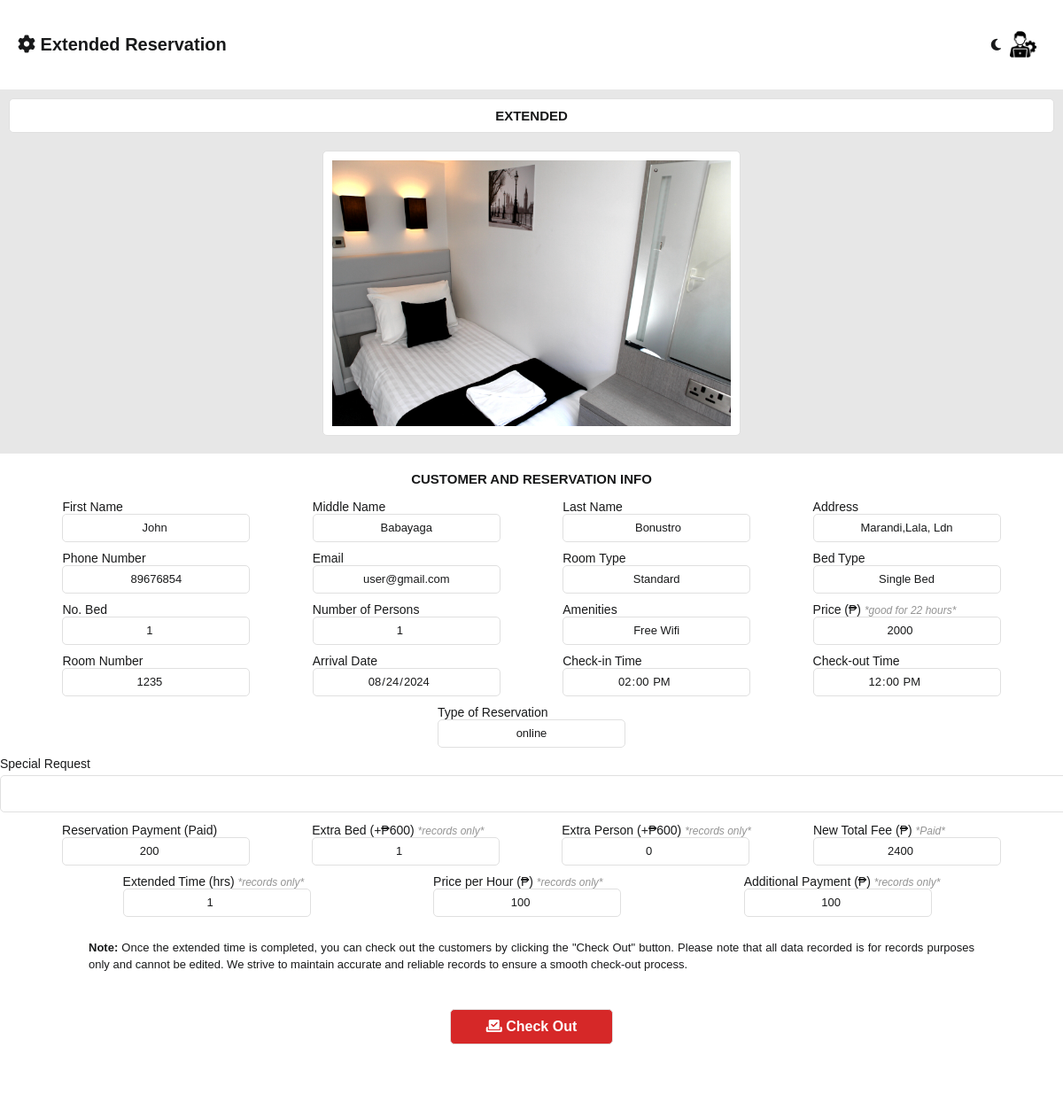
The page /admin/room_extended.php?manage_id=77 (signed in) on the database its author committed.
### tables this page shows
CREATE TABLE `reserve_room_tbl` (
  `reserve_id` int(11) NOT NULL,
  `user_id` bigint(255) NOT NULL,
  `status` varchar(255) NOT NULL,
  `reservation_type` varchar(255) NOT NULL,
  `fname` varchar(255) NOT NULL,
  `mname` varchar(255) NOT NULL,
  `lname` varchar(255) NOT NULL,
  `address` varchar(255) NOT NULL,
  `phone_number` bigint(255) NOT NULL,
  `email` varchar(255) NOT NULL,
  `date_of_arrival` text NOT NULL,
  `time_of_arrival` time NOT NULL,
  `room_number` bigint(255) NOT NULL,
  `room_type` varchar(255) NOT NULL,
  `bed_type` varchar(255) NOT NULL,
  `bed_quantity` int(50) NOT NULL,
  `number_of_person` int(255) NOT NULL,
  `amenities` varchar(255) NOT NULL,
  `price` bigint(255) NOT NULL,
  `special_request` varchar(255) NOT NULL,
  `photo` varchar(255) NOT NULL,
  `reservation_fee` bigint(255) NOT NULL,
  `extra_bed` int(255) NOT NULL,
  `extra_person` int(255) NOT NULL,
  `total_fee` bigint(255) NOT NULL,
  `extend_time` int(255) NOT NULL,
  `extend_price` bigint(255) NOT NULL,
  `additional_payment` bigint(255) NOT NULL,
  `time_out` time NOT NULL,
  `rejection_reason` text NOT NULL
);

### admin/room_extended.php (the view, shortened to what this page needs)
<?php
include('db_connect.php');
if (isset($_GET['manage_id'])) {
    $manage_id = $_GET['manage_id'];
    $manage_query = "SELECT * FROM reserve_room_tbl WHERE reserve_id = $manage_id";
    $manage_result = mysqli_query($con, $manage_query);
    $manage_data = mysqli_fetch_assoc($manage_result);
}
?>
<!DOCTYPE html>
<html lang="en">
<head>
    <?php
    include 'assets.php'
        ?>
    <link rel="stylesheet" type="text/css" href="css/main.css?v=<?php echo time(); ?>">
    <link rel="stylesheet" type="text/css" href="css/sidenav2.css?v=<?php echo time(); ?>">
    <link rel="stylesheet" type="text/css" href="css/allReservationRoomAndCottage.css?v=<?php echo time(); ?>">
</head>
<body>
    <main>
        <section class="middle-container">
            <div class="header-container">
                <div class="title-head">
                    <label for=""><i class="fa-solid fa-gear"></i> Extended Reservation</label>
                </div>
                <div class="title-head-right">
                    <div class="switch-mode">
                        <i class="fa-regular fa-moon" id="icon"></i>
                    </div>
                    <img src="../system_images/administrator.png" alt="" id="logoImg">
                </div>
            </div>
            <div class="center-container">
                <div class="container">
                    <div class="header-label">
                        <label for="">EXTENDED</label>
                    </div>
                    <form method="post" action="" class="form-container">
                        <div class="info-container">
                            <div class="image-container">
                                <img name="photo" src="<?php echo $manage_data['photo']; ?>" alt="">
                            </div>
                            <div class="header-label2">
                                <label>CUSTOMER AND RESERVATION INFO</label>
                            </div>
                            <div>
                                <div class="line">
                                    <div>
                                        <label>First Name</label><br>
                                        <input name="first_name" value="<?php echo $manage_data['fname']; ?>" disabled>
                                    </div>
                                    <div>
                                        <label>Middle Name</label><br>
                                        <input name="middle_name" value="<?php echo $manage_data['mname']; ?>" disabled>
                                    </div>
                                    <div>
                                        <label>Last Name</label><br>
                                        <input name="last_name" value="<?php echo $manage_data['lname']; ?>" disabled>
                                    </div>
                                    <div>
                                        <label>Address</label><br>
                                        <input name="address" value="<?php echo $manage_data['address']; ?>" disabled>
                                    </div>
                                </div>
                                <div class="line">
                                    <div>
                                        <label>Phone Number</label><br>
                                        <input name="phone_number" value="<?php echo $manage_data['phone_number']; ?>"
                                            disabled>
                                    </div>
                                    <div>
                                        <label>Email</label><br>
                                        <input class="notransform" name="email"
                                            value="<?php echo $manage_data['email']; ?>" disabled>
                                    </div>
                                    <div>
                                        <label>Room Type</label><br>
                                        <input name="room_type" value="<?php echo $manage_data['room_type']; ?>"
                                            disabled>
                                    </div>
                                    <div>
                                        <label>Bed Type</label><br>
                                        <input type="text" name="bed_type"
                                            value="<?php echo $manage_data['bed_type']; ?>" disabled>
                                    </div>
                                </div>
                                <div class="line">
                                    <div>
                                        <label>No. Bed</label><br>
                                        <input type="number" name="bed_quantity"
                                            value="<?php echo $manage_data['bed_quantity']; ?>" disabled>
                                    </div>
                                    <div>
                                        <label>Number of Persons</label><br>
                                        <input type="number" name="number_of_person"
                                            value="<?php echo $manage_data['number_of_person']; ?>" disabled>
                                    </div>
                                    <div>
                                        <label>Amenities</label><br>
                                        <input name="amenities" value="<?php echo $manage_data['amenities']; ?>"
                                            disabled>
                                    </div>
                                    <div>
                                        <label>Price (₱) <em id="goodfor">*good for 22 hours*</em></label><br>
                                        <input type="number" name="price" value="<?php echo $manage_data['price']; ?>"
                                            disabled>
                                    </div>
                                </div>
                                <div class="line">
                                    <div>
                                        <label>Room Number</label><br>
                                        <input type="number" class="notransform" name="room_number"
                                            value="<?php echo $manage_data['room_number']; ?>" disabled>
                                    </div>
                                    <div>
                                        <label>Arrival Date</label><br>
                                        <input type="date" class="notransform" name="date_of_arrival"
                                            value="<?php echo $manage_data['date_of_arrival']; ?>" disabled>
                                    </div>
                                    <div>
                                        <label>Check-in Time</label><br>
                                        <input type="time" name="time_of_arrival"
                                            value="<?php echo $manage_data['time_of_arrival']; ?>" disabled>
                                    </div>
                                    <div>
                                        <label>Check-out Time</label><br>
                                        <input type="time" name="time_out"
                                            value="<?php echo $manage_data['time_out']; ?>" disabled>
                                    </div>
                                </div>
                                <div class="line">
                                    <div>
                                        <label>Type of Reservation</label><br>
                                        <input type="text" class="notransform" name="reservation_type"
                                            value="<?php echo $manage_data['reservation_type']; ?>" disabled>
                                    </div>
                                </div>
                                <div class="line">
                                    <div>
                                        <label>Special Request</label><br>
                                        <textarea name="special_request" id=""
                                            disabled><?php echo $manage_data['special_request']; ?></textarea>
                                    </div>
                                </div>
                            </div>
                            <div class="line">
                                <div>
                                    <label>Reservation Payment (Paid)</label><br>
                                    <input type="number" class="notransform" name="reservation_fee"
                                        value="<?php echo $manage_data['reservation_fee']; ?>" disabled>
                                </div>
                                <div>
                                    <label>Extra Bed (+₱600) <em id="goodfor">*records only*</em></label><br>
                                    <input type="number" class="notransform" name="extra_bed"
                                        value="<?php echo $manage_data['extra_bed']; ?>" disabled>
                                </div>
                                <div>
                                    <label>Extra Person (+₱600) <em id="goodfor">*records only*</em></label><br>
                                    <input type="number" name="extra_person"
                                        value="<?php echo $manage_data['extra_person']; ?>" disabled>
                                </div>
                                <div>
                                    <label>New Total Fee (₱) <em id="goodfor">*Paid*</em></label><br>
                                    <input type="number" name="total_fee"
                                        value="<?php echo $manage_data['total_fee']; ?>" disabled>
                                </div>
                            </div>
                            <div class="line">
                                <div>
                                    <label>Extended Time (hrs) <em id="goodfor">*records only*</em></label><br>
                                    <input type="number" class="notransform" name="extended_time"
                                        value="<?php echo $manage_data['extend_time']; ?>" disabled>
                                </div>
                                <div>
                                    <label>Price per Hour (₱) <em id="goodfor">*records only*</em></label><br>
                                    <input type="number" class="notransform" name="extended_price"
                                        value="<?php echo $manage_data['extend_price']; ?>" disabled>
                                </div>
                                <div>
                                    <label>Additional Payment (₱) <em id="goodfor">*records only*</em></label><br>
                                    <input type="number" class="notransform" name="additional_payment"
                                        value="<?php echo $manage_data['additional_payment']; ?>" disabled>
                                </div>
                            </div>
                            <div class="note">
                                <p>
                                    <b>Note:</b> Once the extended time is completed, you can check out the customers by
                                    clicking the "Check Out" button. Please note that all data recorded is for records
                                    purposes
                                    only and cannot be edited. We strive to maintain accurate and reliable records to
                                    ensure a
                                    smooth check-out process.
                                </p>
                            </div>
                        </div>
                        <div class="button-holder">
                            <button class="reject-btn" type="submit" name="checkOut"><i
                                    class="fa-solid fa-check-to-slot"></i> Check Out</button>
                        </div>
                    </form>
                </div>
            </div>
        </section>
    </main>
</body>
</html>

### admin/css/header.css (style rules this page uses)
* { margin: 0; font-family: 'Trebuchet MS', 'Lucida Sans Unicode', 'Lucida Grande', 'Lucida Sans', Arial, sans-serif; box-sizing: none; }
button { cursor: pointer; }

### admin/css/main.css (style rules this page uses)
* { margin: 0; font-family: 'Trebuchet MS', 'Lucida Sans Unicode', 'Lucida Grande', 'Lucida Sans', Arial, sans-serif; }
body { background-color: var(--first-color2); }
button { cursor: pointer; }
:root { --pure-white: white; --first-color: white; --first-color2: #E7E7E7; --second-color: #EAE2B7; --third-color: #FCBF49; --fourth-color: #F77F00; --fifth-color: #D62828; --sixth-color: #00527e; --seventh-color: #18191A; --seventh-color2: #e0e0e0; --seventh-color3: #e0e0e0; --seventh-color4: #757575; --eight-color: #002334; --eight-color2: #001824; --select-color: #F77F00; --select-color2: #cd6a00; --booknow-text: #ffffff; --booknow-text2: #242526; --booknow-border: #F77F00; --reservation-titleborder: #18191A; --reservation-title: #18191A; --reservation-text: white; --box-shadow: #b4b4b4; --after-input: #effaff; --water-border: #EAE2B7; --water-color: #0d2cc5; --gray-button: rgba(220, 220, 220, 0.849); font-size: 62.5%; --tdeven-color: #0023340c; --proceed-color: white; --proceed-bgcolor: #00527e; --cancel-color: white; --cancel-bgcolor: #D62828; --fixed-color: #effaff; --graph-title-color: #777; --legend-text-color: #777; --tooltip-bg-color: #333333; --tooltip-title-color: #ffffff; --tooltip-body-color: #ffffff; --axis-title-color: #777; --axis-ticks-color: #777; }
p { color: var(--seventh-color); font-size: 1.5rem; text-align: justify; line-height: 1.5; }
.center-container { animation: transitionIn 0.5s; }

### admin/css/sidenav2.css (style rules this page uses)
main { width: 100%; display: flex; flex-direction: row; }
.middle-container { width: 100%; display: flex; flex-direction: column; }
.header-container { width: 100%; height: 8vh; background-color: var(--first-color); display: flex; justify-content: space-between; align-items: center; }
.title-head { display: flex; align-items: center; margin-left: 20px; }
.title-head label { font-size: 2rem; font-weight: bold; color: var(--seventh-color); text-transform: capitalize; }
.title-head-right { display: flex; align-items: center; padding: 10px; margin-right: 20px; }
.title-head-right img { height: 30px; }
.title-head-right .switch-mode { margin-right: 10px; }
.switch-mode i { font-size: 15px; cursor: pointer; color: var(--seventh-color); }
.center-container { width: 100%; background-color: var(--first-color2); height: 92vh; overflow-y: scroll; }

### rows shown on the page
reserve_room_tbl: photo (picture), first_name "john", middle_name "Babayaga", last_name "bonustro", address "marandi,lala, ldn", phone_number "89676854", email "user@gmail.com", room_type "Standard", bed_type "Single bed", bed_quantity "1", number_of_person "1", amenities "free wifi", price "2000", room_number "1235", date_of_arrival "08/24/2024", time_of_arrival "14:00:00", time_out "12:00:00", reservation_type "online", reservation_fee "200", extra_bed "1", extra_person "0", total_fee "2400", extended_time "1", extended_price "100", additional_payment "100"
